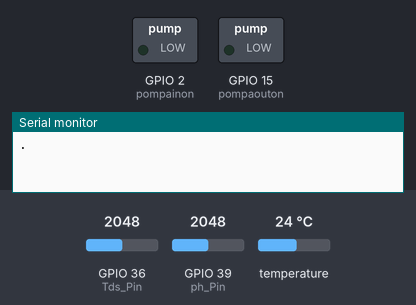
This sketch was run on a simulated ESP32. On the bench: switched loads named in the sketch (green lamp = pin HIGH), the last lines printed to the serial monitor. The inputs (shaded band) are chosen by the test bench; at power-on: temperature 24 °C, GPIO 36 (Tds_Pin) = 2048, GPIO 39 (ph_Pin) = 2048. WiFi joins after 1.5 s; servers stay silent unless stated; uploads are accepted with an empty reply; EEPROM starts erased.

Above: at 0.1 s.
At 2.7 s:
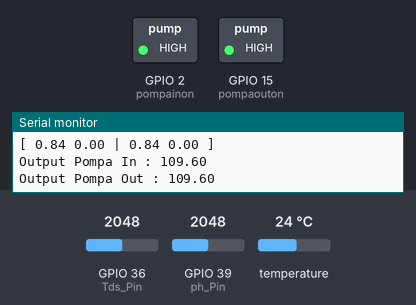
2.8 s: temperature set to 41 °C
Timing chart, 0 to 5.8 s (numbered marks = the images above; inputs shaded):
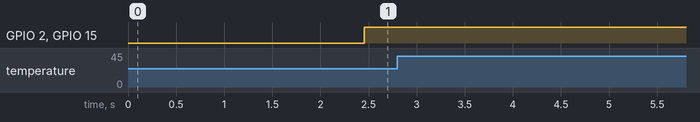

The sketch:

coba_fix.ino
```cpp
#include <Fuzzy.h>
#include <OneWire.h>
#include <HTTPClient.h>
#include <WiFi.h>
#include <EEPROM.h>
#include "DFRobot_ESP_EC.h"
#include <DallasTemperature.h>

#define ONE_WIRE_BUS 13 // this is the gpio pin 13 on esp32.
OneWire oneWire(ONE_WIRE_BUS);
DallasTemperature sensors(&oneWire);

#define Tds_Pin A0
DFRobot_ESP_EC ec;

#define ph_Pin 39
float PH_step, Po = 0;
float voltage, temperature = 25, ecValue;
int nilai_analog_PH, nilai_analog_EC;
double TeganganPh;

//pin pompa
#define pompainon 2
#define pompaouton 15

//untuk kalibrasi
float PH4 = 3.30;
float PH7 = 2.54;

const char *ssid = "V2038";
const char *password = "0tujuhkali";
const char *host = "192.168.126.237";
unsigned long previousMillis = 0;
const long interval = 1000;

float readTemperature()
{
  //add your code here to get the temperature from your temperature sensor
  sensors.requestTemperatures();
  return sensors.getTempCByIndex(0);
}

Fuzzy *fuzzy = new Fuzzy();

// fuzzy input
FuzzyInput *ph = new FuzzyInput(1);
FuzzySet *asam = new FuzzySet(0, 0, 4, 6);
FuzzySet *netral = new FuzzySet(4, 7, 7, 9);
FuzzySet *basa = new FuzzySet(8, 9, 15, 15);

FuzzyInput *temp = new FuzzyInput(2);
FuzzySet *rendah = new FuzzySet(0, 0, 11, 22);
FuzzySet *sedang = new FuzzySet(11, 22, 27, 33);
FuzzySet *tinggi = new FuzzySet(27, 33, 50, 50);

FuzzyInput *sal = new FuzzyInput(3);
FuzzySet *tawar = new FuzzySet(0, 0, 0.25, 0.5);
FuzzySet *payau = new FuzzySet(0.25, 0.5, 14, 30);
FuzzySet *asn = new FuzzySet(14, 30, 50, 50);

//fuzzy out
FuzzyOutput *pumpin = new FuzzyOutput(1);
FuzzySet *in_on = new FuzzySet(0, 0, 50, 100);
FuzzySet *in_off = new FuzzySet(50, 100, 150, 150);

FuzzyOutput *pumpout = new FuzzyOutput(2);
FuzzySet *out_on = new FuzzySet(0, 0, 50, 100);
FuzzySet *out_off = new FuzzySet(50, 100, 150, 150);

void rule()
{
  ph->addFuzzySet(asam);
  ph->addFuzzySet(netral);
  ph->addFuzzySet(basa);
  fuzzy->addFuzzyInput(ph);

  temp->addFuzzySet(rendah);
  temp->addFuzzySet(sedang);
  temp->addFuzzySet(tinggi);
  fuzzy->addFuzzyInput(temp);

  sal->addFuzzySet(tawar);
  sal->addFuzzySet(payau);
  sal->addFuzzySet(asn);
  fuzzy->addFuzzyInput(sal);

  pumpin->addFuzzySet(in_on);
  pumpin->addFuzzySet(in_off);
  fuzzy->addFuzzyOutput(pumpin);

  pumpout->addFuzzySet(out_on);
  pumpout->addFuzzySet(out_off);
  fuzzy->addFuzzyOutput(pumpout);

  //tawar
  FuzzyRuleAntecedent *tawarANDrendah1 = new FuzzyRuleAntecedent();
  tawarANDrendah1->joinWithAND(tawar, rendah);
  FuzzyRuleAntecedent *asam_1 = new FuzzyRuleAntecedent();
  asam_1->joinSingle(asam);
  FuzzyRuleAntecedent *tawar_rendahANDasam = new FuzzyRuleAntecedent();
  tawar_rendahANDasam->joinWithAND(tawarANDrendah1, asam_1);
  FuzzyRuleConsequent *then_inoff_AND_outoff1 = new FuzzyRuleConsequent();
  then_inoff_AND_outoff1->addOutput(in_off);
  then_inoff_AND_outoff1->addOutput(out_off);
  FuzzyRule *fuzzyRule1 = new FuzzyRule(1, tawar_rendahANDasam, then_inoff_AND_outoff1);
  fuzzy->addFuzzyRule(fuzzyRule1);

  FuzzyRuleAntecedent *tawarANDsedang1 = new FuzzyRuleAntecedent();
  tawarANDsedang1->joinWithAND(tawar, sedang);
  FuzzyRuleAntecedent *asam_2 = new FuzzyRuleAntecedent();
  asam_2->joinSingle(asam);
  FuzzyRuleAntecedent *tawar_sedangANDasam = new FuzzyRuleAntecedent();
  tawar_sedangANDasam->joinWithAND(tawarANDsedang1, asam_2);
  FuzzyRuleConsequent *then_inoff_AND_outoff2 = new FuzzyRuleConsequent();
  then_inoff_AND_outoff2->addOutput(in_off);
  then_inoff_AND_outoff2->addOutput(out_off);
  FuzzyRule *fuzzyRule2 = new FuzzyRule(2, tawar_sedangANDasam, then_inoff_AND_outoff2);
  fuzzy->addFuzzyRule(fuzzyRule2);

  FuzzyRuleAntecedent *tawarANDtinggi1 = new FuzzyRuleAntecedent();
  tawarANDtinggi1->joinWithAND(tawar, tinggi);
  FuzzyRuleAntecedent *asam_3 = new FuzzyRuleAntecedent();
  asam_3->joinSingle(asam);
  FuzzyRuleAntecedent *tawar_tinggiANDasam = new FuzzyRuleAntecedent();
  tawar_tinggiANDasam->joinWithAND(tawarANDtinggi1, asam_3);
  FuzzyRuleConsequent *then_inoff_AND_outoff3 = new FuzzyRuleConsequent();
  then_inoff_AND_outoff3->addOutput(in_off);
  then_inoff_AND_outoff3->addOutput(out_off);
  FuzzyRule *fuzzyRule3 = new FuzzyRule(3, tawar_tinggiANDasam, then_inoff_AND_outoff3);
  fuzzy->addFuzzyRule(fuzzyRule3);

  FuzzyRuleAntecedent *tawarANDrendah2 = new FuzzyRuleAntecedent();
  tawarANDrendah2->joinWithAND(tawar, rendah);
  FuzzyRuleAntecedent *netral_1 = new FuzzyRuleAntecedent();
  netral_1->joinSingle(netral);
  FuzzyRuleAntecedent *tawar_rendahANDnetral = new FuzzyRuleAntecedent();
  tawar_rendahANDnetral->joinWithAND(tawarANDrendah2, netral_1);
  FuzzyRuleConsequent *then_inoff_AND_outoff4 = new FuzzyRuleConsequent();
  then_inoff_AND_outoff4->addOutput(in_off);
  then_inoff_AND_outoff4->addOutput(out_off);
  FuzzyRule *fuzzyRule4 = new FuzzyRule(4, tawar_rendahANDnetral, then_inoff_AND_outoff4);
  fuzzy->addFuzzyRule(fuzzyRule4);

  FuzzyRuleAntecedent *tawarANDsedang2 = new FuzzyRuleAntecedent();
  tawarANDsedang2->joinWithAND(tawar, sedang);
  FuzzyRuleAntecedent *netral_2 = new FuzzyRuleAntecedent();
  netral_2->joinSingle(netral);
  FuzzyRuleAntecedent *tawar_sedangANDnetral = new FuzzyRuleAntecedent();
  tawar_sedangANDnetral->joinWithAND(tawarANDsedang2, netral_2);
  FuzzyRuleConsequent *then_inoff_AND_outoff5 = new FuzzyRuleConsequent();
  then_inoff_AND_outoff5->addOutput(in_off);
  then_inoff_AND_outoff5->addOutput(out_off);
  FuzzyRule *fuzzyRule5 = new FuzzyRule(5, tawar_sedangANDnetral, then_inoff_AND_outoff5);
  fuzzy->addFuzzyRule(fuzzyRule5);

  FuzzyRuleAntecedent *tawarANDtinggi2 = new FuzzyRuleAntecedent();
  tawarANDtinggi2->joinWithAND(tawar, tinggi);
  FuzzyRuleAntecedent *netral_3 = new FuzzyRuleAntecedent();
  netral_3->joinSingle(netral);
  FuzzyRuleAntecedent *tawar_tinggiANDnetral = new FuzzyRuleAntecedent();
  tawar_tinggiANDnetral->joinWithAND(tawarANDtinggi2, netral_3);
  FuzzyRuleConsequent *then_inoff_AND_outoff6 = new FuzzyRuleConsequent();
  then_inoff_AND_outoff6->addOutput(in_off);
  then_inoff_AND_outoff6->addOutput(out_off);
  FuzzyRule *fuzzyRule6 = new FuzzyRule(6, tawar_tinggiANDnetral, then_inoff_AND_outoff6);
  fuzzy->addFuzzyRule(fuzzyRule6);

  FuzzyRuleAntecedent *tawarANDrendah3 = new FuzzyRuleAntecedent();
  tawarANDrendah3->joinWithAND(tawar, rendah);
  FuzzyRuleAntecedent *basa_1 = new FuzzyRuleAntecedent();
  basa_1->joinSingle(basa);
  FuzzyRuleAntecedent *tawar_rendahANDbasa = new FuzzyRuleAntecedent();
  tawar_rendahANDbasa->joinWithAND(tawarANDrendah3, basa_1);
  FuzzyRuleConsequent *then_inoff_AND_outoff7 = new FuzzyRuleConsequent();
  then_inoff_AND_outoff7->addOutput(in_off);
  then_inoff_AND_outoff7->addOutput(out_off);
  FuzzyRule *fuzzyRule7 = new FuzzyRule(7, tawar_rendahANDbasa, then_inoff_AND_outoff7);
  fuzzy->addFuzzyRule(fuzzyRule7);

  FuzzyRuleAntecedent *tawarANDsedang3 = new FuzzyRuleAntecedent();
  tawarANDsedang3->joinWithAND(tawar, sedang);
  FuzzyRuleAntecedent *basa_2 = new FuzzyRuleAntecedent();
  basa_2->joinSingle(basa);
  FuzzyRuleAntecedent *tawar_sedangANDbasa = new FuzzyRuleAntecedent();
  tawar_sedangANDbasa->joinWithAND(tawarANDsedang3, basa_2);
  FuzzyRuleConsequent *then_inoff_AND_outoff8 = new FuzzyRuleConsequent();
  then_inoff_AND_outoff8->addOutput(in_off);
  then_inoff_AND_outoff8->addOutput(out_off);
  FuzzyRule *fuzzyRule8 = new FuzzyRule(8, tawar_sedangANDbasa, then_inoff_AND_outoff8);
  fuzzy->addFuzzyRule(fuzzyRule8);

  FuzzyRuleAntecedent *tawarANDtinggi3 = new FuzzyRuleAntecedent();
  tawarANDtinggi3->joinWithAND(tawar, tinggi);
  FuzzyRuleAntecedent *basa_3 = new FuzzyRuleAntecedent();
  basa_3->joinSingle(basa);
  FuzzyRuleAntecedent *tawar_tinggiANDbasa = new FuzzyRuleAntecedent();
  tawar_tinggiANDbasa->joinWithAND(tawarANDtinggi3, basa_3);
  FuzzyRuleConsequent *then_inoff_AND_outoff9 = new FuzzyRuleConsequent();
  then_inoff_AND_outoff9->addOutput(in_off);
  then_inoff_AND_outoff9->addOutput(out_off);
  FuzzyRule *fuzzyRule9 = new FuzzyRule(9, tawar_tinggiANDbasa, then_inoff_AND_outoff9);
  fuzzy->addFuzzyRule(fuzzyRule9);

  //payau

  FuzzyRuleAntecedent *payauANDrendah1 = new FuzzyRuleAntecedent();
  payauANDrendah1->joinWithAND(payau, rendah);
  FuzzyRuleAntecedent *asam_4 = new FuzzyRuleAntecedent();
  asam_4->joinSingle(asam);
  FuzzyRuleAntecedent *payau_rendahANDasam = new FuzzyRuleAntecedent();
  payau_rendahANDasam->joinWithAND(payauANDrendah1, asam_4);
  FuzzyRuleConsequent *then_inoff_AND_outon1 = new FuzzyRuleConsequent();
  then_inoff_AND_outon1->addOutput(in_off);
  then_inoff_AND_outon1->addOutput(out_on);
  FuzzyRule *fuzzyRule10 = new FuzzyRule(10, payau_rendahANDasam, then_inoff_AND_outon1);
  fuzzy->addFuzzyRule(fuzzyRule10);

  FuzzyRuleAntecedent *payauANDsedang1 = new FuzzyRuleAntecedent();
  payauANDsedang1->joinWithAND(payau, sedang);
  FuzzyRuleAntecedent *asam_5 = new FuzzyRuleAntecedent();
  asam_5->joinSingle(asam);
  FuzzyRuleAntecedent *payau_sedangANDasam = new FuzzyRuleAntecedent();
  payau_sedangANDasam->joinWithAND(payauANDsedang1, asam_5);
  FuzzyRuleConsequent *then_inoff_AND_outon2 = new FuzzyRuleConsequent();
  then_inoff_AND_outon2->addOutput(in_off);
  then_inoff_AND_outon2->addOutput(out_on);
  FuzzyRule *fuzzyRule11 = new FuzzyRule(11, payau_sedangANDasam, then_inoff_AND_outon2);
  fuzzy->addFuzzyRule(fuzzyRule11);

  FuzzyRuleAntecedent *payauANDtinggi1 = new FuzzyRuleAntecedent();
  payauANDtinggi1->joinWithAND(payau, tinggi);
  FuzzyRuleAntecedent *asam_6 = new FuzzyRuleAntecedent();
  asam_6->joinSingle(asam);
  FuzzyRuleAntecedent *payau_tinggiANDasam = new FuzzyRuleAntecedent();
  payau_tinggiANDasam->joinWithAND(payauANDtinggi1, asam_6);
  FuzzyRuleConsequent *then_inoff_AND_outon3 = new FuzzyRuleConsequent();
  then_inoff_AND_outon3->addOutput(in_off);
  then_inoff_AND_outon3->addOutput(out_on);
  FuzzyRule *fuzzyRule12 = new FuzzyRule(12, payau_tinggiANDasam, then_inoff_AND_outon3);
  fuzzy->addFuzzyRule(fuzzyRule12);

  FuzzyRuleAntecedent *payauANDrendah2 = new FuzzyRuleAntecedent();
  payauANDrendah2->joinWithAND(payau, rendah);
  FuzzyRuleAntecedent *netral_4 = new FuzzyRuleAntecedent();
  netral_4->joinSingle(netral);
  FuzzyRuleAntecedent *payau_rendahANDnetral = new FuzzyRuleAntecedent();
  payau_rendahANDnetral->joinWithAND(payauANDrendah2, netral_4);
  FuzzyRuleConsequent *then_inoff_AND_outon4 = new FuzzyRuleConsequent();
  then_inoff_AND_outon4->addOutput(in_off);
  then_inoff_AND_outon4->addOutput(out_on);
  FuzzyRule *fuzzyRule13 = new FuzzyRule(13, payau_rendahANDnetral, then_inoff_AND_outon4);
  fuzzy->addFuzzyRule(fuzzyRule13);

  FuzzyRuleAntecedent *payauANDsedang2 = new FuzzyRuleAntecedent();
  payauANDsedang2->joinWithAND(payau, sedang);
  FuzzyRuleAntecedent *netral_5 = new FuzzyRuleAntecedent();
  netral_5->joinSingle(netral);
  FuzzyRuleAntecedent *payau_sedangANDnetral = new FuzzyRuleAntecedent();
  payau_sedangANDnetral->joinWithAND(payauANDsedang2, netral_5);
  FuzzyRuleConsequent *then_inoff_AND_outon5 = new FuzzyRuleConsequent();
  then_inoff_AND_outon5->addOutput(in_off);
  then_inoff_AND_outon5->addOutput(out_on);
  FuzzyRule *fuzzyRule14 = new FuzzyRule(14, payau_sedangANDnetral, then_inoff_AND_outon5);
  fuzzy->addFuzzyRule(fuzzyRule14);

  FuzzyRuleAntecedent *payauANDtinggi2 = new FuzzyRuleAntecedent();
  payauANDtinggi2->joinWithAND(payau, tinggi);
  FuzzyRuleAntecedent *netral_6 = new FuzzyRuleAntecedent();
  netral_6->joinSingle(netral);
  FuzzyRuleAntecedent *payau_tinggiANDnetral = new FuzzyRuleAntecedent();
  payau_tinggiANDnetral->joinWithAND(payauANDtinggi2, netral_6);
  FuzzyRuleConsequent *then_inoff_AND_outon6 = new FuzzyRuleConsequent();
  then_inoff_AND_outon6->addOutput(in_off);
  then_inoff_AND_outon6->addOutput(out_on);
  FuzzyRule *fuzzyRule15 = new FuzzyRule(15, payau_tinggiANDnetral, then_inoff_AND_outon6);
  fuzzy->addFuzzyRule(fuzzyRule15);

  FuzzyRuleAntecedent *payauANDrendah3 = new FuzzyRuleAntecedent();
  payauANDrendah3->joinWithAND(payau, rendah);
  FuzzyRuleAntecedent *basa_4 = new FuzzyRuleAntecedent();
  basa_4->joinSingle(basa);
  FuzzyRuleAntecedent *payau_rendahANDbasa = new FuzzyRuleAntecedent();
  payau_rendahANDbasa->joinWithAND(payauANDrendah3, basa_4);
  FuzzyRuleConsequent *then_inoff_AND_outon7 = new FuzzyRuleConsequent();
  then_inoff_AND_outon7->addOutput(in_off);
  then_inoff_AND_outon7->addOutput(out_on);
  FuzzyRule *fuzzyRule16 = new FuzzyRule(16, payau_rendahANDbasa, then_inoff_AND_outon7);
  fuzzy->addFuzzyRule(fuzzyRule16);

  FuzzyRuleAntecedent *payauANDsedang3 = new FuzzyRuleAntecedent();
  payauANDsedang3->joinWithAND(payau, sedang);
  FuzzyRuleAntecedent *basa_5 = new FuzzyRuleAntecedent();
  basa_5->joinSingle(basa);
  FuzzyRuleAntecedent *payau_sedangANDbasa = new FuzzyRuleAntecedent();
  payau_sedangANDbasa->joinWithAND(payauANDsedang3, basa_5);
  FuzzyRuleConsequent *then_inoff_AND_outon8 = new FuzzyRuleConsequent();
  then_inoff_AND_outon8->addOutput(in_off);
  then_inoff_AND_outon8->addOutput(out_on);
  FuzzyRule *fuzzyRule17 = new FuzzyRule(17, payau_sedangANDbasa, then_inoff_AND_outon8);
  fuzzy->addFuzzyRule(fuzzyRule17);

  FuzzyRuleAntecedent *payauANDtinggi3 = new FuzzyRuleAntecedent();
  payauANDtinggi3->joinWithAND(payau, tinggi);
  FuzzyRuleAntecedent *basa_6 = new FuzzyRuleAntecedent();
  basa_6->joinSingle(basa);
  FuzzyRuleAntecedent *payau_tinggiANDbasa = new FuzzyRuleAntecedent();
  payau_tinggiANDbasa->joinWithAND(payauANDtinggi3, basa_6);
  FuzzyRuleConsequent *then_inoff_AND_outon9 = new FuzzyRuleConsequent();
  then_inoff_AND_outon9->addOutput(in_off);
  then_inoff_AND_outon9->addOutput(out_on);
  FuzzyRule *fuzzyRule18 = new FuzzyRule(18, payau_tinggiANDbasa, then_inoff_AND_outon9);
  fuzzy->addFuzzyRule(fuzzyRule18);

  //asin
  FuzzyRuleAntecedent *asinANDrendah1 = new FuzzyRuleAntecedent();
  asinANDrendah1->joinWithAND(asn, rendah);
  FuzzyRuleAntecedent *asam_7 = new FuzzyRuleAntecedent();
  asam_7->joinSingle(asam);
  FuzzyRuleAntecedent *asin_rendahANDasam = new FuzzyRuleAntecedent();
  asin_rendahANDasam->joinWithAND(asinANDrendah1, asam_7);
  FuzzyRuleConsequent *then_inon_AND_outon1 = new FuzzyRuleConsequent();
  then_inon_AND_outon1->addOutput(in_on);
  then_inon_AND_outon1->addOutput(out_on);
  FuzzyRule *fuzzyRule19 = new FuzzyRule(19, asin_rendahANDasam, then_inon_AND_outon1);
  fuzzy->addFuzzyRule(fuzzyRule19);

  FuzzyRuleAntecedent *asinANDsedang1 = new FuzzyRuleAntecedent();
  asinANDsedang1->joinWithAND(asn, sedang);
  FuzzyRuleAntecedent *asam_8 = new FuzzyRuleAntecedent();
  asam_8->joinSingle(asam);
  FuzzyRuleAntecedent *asin_sedangANDasam = new FuzzyRuleAntecedent();
  asin_sedangANDasam->joinWithAND(asinANDsedang1, asam_8);
  FuzzyRuleConsequent *then_inon_AND_outon2 = new FuzzyRuleConsequent();
  then_inon_AND_outon2->addOutput(in_on);
  then_inon_AND_outon2->addOutput(out_on);
  FuzzyRule *fuzzyRule20 = new FuzzyRule(20, asin_sedangANDasam, then_inon_AND_outon2);
  fuzzy->addFuzzyRule(fuzzyRule20);

  FuzzyRuleAntecedent *asinANDtinggi1 = new FuzzyRuleAntecedent();
  asinANDtinggi1->joinWithAND(asn, tinggi);
  FuzzyRuleAntecedent *asam_9 = new FuzzyRuleAntecedent();
  asam_9->joinSingle(asam);
  FuzzyRuleAntecedent *asin_tinggiANDasam = new FuzzyRuleAntecedent();
  asin_tinggiANDasam->joinWithAND(asinANDtinggi1, asam_9);
  FuzzyRuleConsequent *then_inon_AND_outon3 = new FuzzyRuleConsequent();
  then_inon_AND_outon3->addOutput(in_on);
  then_inon_AND_outon3->addOutput(out_on);
  FuzzyRule *fuzzyRule21 = new FuzzyRule(21, asin_tinggiANDasam, then_inon_AND_outon3);
  fuzzy->addFuzzyRule(fuzzyRule21);

  FuzzyRuleAntecedent *asinANDrendah2 = new FuzzyRuleAntecedent();
  asinANDrendah2->joinWithAND(asn, rendah);
  FuzzyRuleAntecedent *netral_7 = new FuzzyRuleAntecedent();
  netral_7->joinSingle(netral);
  FuzzyRuleAntecedent *asin_rendahANDnetral = new FuzzyRuleAntecedent();
  asin_rendahANDnetral->joinWithAND(asinANDrendah2, netral_7);
  FuzzyRuleConsequent *then_inon_AND_outon4 = new FuzzyRuleConsequent();
  then_inon_AND_outon4->addOutput(in_on);
  then_inon_AND_outon4->addOutput(out_on);
  FuzzyRule *fuzzyRule22 = new FuzzyRule(22, asin_rendahANDnetral, then_inon_AND_outon4);
  fuzzy->addFuzzyRule(fuzzyRule22);

  FuzzyRuleAntecedent *asinANDsedang2 = new FuzzyRuleAntecedent();
  asinANDsedang2->joinWithAND(asn, sedang);
  FuzzyRuleAntecedent *netral_8 = new FuzzyRuleAntecedent();
  netral_8->joinSingle(netral);
  FuzzyRuleAntecedent *asin_sedangANDnetral = new FuzzyRuleAntecedent();
  asin_sedangANDnetral->joinWithAND(asinANDsedang2, netral_8);
  FuzzyRuleConsequent *then_inon_AND_outon5 = new FuzzyRuleConsequent();
  then_inon_AND_outon5->addOutput(in_on);
  then_inon_AND_outon5->addOutput(out_on);
  FuzzyRule *fuzzyRule23 = new FuzzyRule(23, asin_sedangANDnetral, then_inon_AND_outon5);
  fuzzy->addFuzzyRule(fuzzyRule23);

  FuzzyRuleAntecedent *asinANDtinggi2 = new FuzzyRuleAntecedent();
  asinANDtinggi2->joinWithAND(asn, tinggi);
  FuzzyRuleAntecedent *netral_9 = new FuzzyRuleAntecedent();
  netral_9->joinSingle(netral);
  FuzzyRuleAntecedent *asin_tinggiANDnetral = new FuzzyRuleAntecedent();
  asin_tinggiANDnetral->joinWithAND(asinANDtinggi2, netral_9);
  FuzzyRuleConsequent *then_inon_AND_outon6 = new FuzzyRuleConsequent();
  then_inon_AND_outon6->addOutput(in_on);
  then_inon_AND_outon6->addOutput(out_on);
  FuzzyRule *fuzzyRule24 = new FuzzyRule(24, asin_tinggiANDnetral, then_inon_AND_outon6);
  fuzzy->addFuzzyRule(fuzzyRule24);

  FuzzyRuleAntecedent *asinANDrendah3 = new FuzzyRuleAntecedent();
  asinANDrendah3->joinWithAND(asn, rendah);
  FuzzyRuleAntecedent *basa_7 = new FuzzyRuleAntecedent();
  basa_7->joinSingle(basa);
  FuzzyRuleAntecedent *asin_rendahANDbasa = new FuzzyRuleAntecedent();
  asin_rendahANDbasa->joinWithAND(asinANDrendah3, basa_7);
  FuzzyRuleConsequent *then_inon_AND_outon7 = new FuzzyRuleConsequent();
  then_inon_AND_outon7->addOutput(in_on);
  then_inon_AND_outon7->addOutput(out_on);
  FuzzyRule *fuzzyRule25 = new FuzzyRule(25, asin_rendahANDbasa, then_inon_AND_outon7);
  fuzzy->addFuzzyRule(fuzzyRule25);

  FuzzyRuleAntecedent *asinANDsedang3 = new FuzzyRuleAntecedent();
  asinANDsedang3->joinWithAND(asn, sedang);
  FuzzyRuleAntecedent *basa_8 = new FuzzyRuleAntecedent();
  basa_8->joinSingle(basa);
  FuzzyRuleAntecedent *asin_sedangANDbasa = new FuzzyRuleAntecedent();
  asin_sedangANDbasa->joinWithAND(asinANDsedang3, basa_8);
  FuzzyRuleConsequent *then_inon_AND_outon8 = new FuzzyRuleConsequent();
  then_inon_AND_outon8->addOutput(in_on);
  then_inon_AND_outon8->addOutput(out_on);
  FuzzyRule *fuzzyRule26 = new FuzzyRule(26, asin_sedangANDbasa, then_inon_AND_outon8);
  fuzzy->addFuzzyRule(fuzzyRule26);

  FuzzyRuleAntecedent *asinANDtinggi3 = new FuzzyRuleAntecedent();
  asinANDtinggi3->joinWithAND(asn, tinggi);
  FuzzyRuleAntecedent *basa_9 = new FuzzyRuleAntecedent();
  basa_9->joinSingle(basa);
  FuzzyRuleAntecedent *asin_tinggiANDbasa = new FuzzyRuleAntecedent();
  asin_tinggiANDbasa->joinWithAND(asinANDtinggi3, basa_9);
  FuzzyRuleConsequent *then_inon_AND_outon9 = new FuzzyRuleConsequent();
  then_inon_AND_outon9->addOutput(in_on);
  then_inon_AND_outon9->addOutput(out_on);
  FuzzyRule *fuzzyRule27 = new FuzzyRule(27, asin_tinggiANDbasa, then_inon_AND_outon9);
  fuzzy->addFuzzyRule(fuzzyRule27);
}

void setup()
{
  Serial.begin(9600);
  EEPROM.begin(32); //needed EEPROM.begin to store calibration k in eeprom
  pinMode(Tds_Pin, INPUT);
  pinMode(ph_Pin, INPUT);
  pinMode(pompainon, OUTPUT);
  pinMode(pompaouton, OUTPUT);
  sensors.begin();
  ec.begin();
  rule();

  //setting koneksi wifi
  WiFi.begin(ssid, password);

  //cek koneksi wifi
  while (WiFi.status() != WL_CONNECTED)
  {
    //terus mencoba koneksi
    Serial.print(".");
    delay(500);
  }
  Serial.println();
  Serial.println("Wifi Terhubung");
}

void loop()
{
  unsigned long currentMillis = millis();

  if (currentMillis - previousMillis >= interval)
  {
    // save the last time you blinked the LED
    previousMillis = currentMillis;
    MainFunction();
  }
}

void MainFunction()
{
  nilai_analog_PH = analogRead(ph_Pin);        // membaca analog ph
  TeganganPh = 3.3 / 4096.0 * nilai_analog_PH; // tegangan/pulse*analog ph
  PH_step = (PH4 - PH7) / 3;                   // pulse 4 - pulse 7 / 3
  Po = 7.00 + ((PH7 - TeganganPh) / PH_step);  //Po = 7.00 + ((teganganPh7 - TeganganPh) / PhStep);
  Serial.print("Nilai PH : ");
  Serial.println(Po, 2); // cetak nilai ph

  temperature = readTemperature(); // membaca temperatur
  Serial.print("temperature : ");
  Serial.println(temperature, 1); // cetak nilai temperatur

  nilai_analog_EC = analogRead(Tds_Pin);             // membaca analog tds
  ecValue = ec.readEC(nilai_analog_EC, temperature); // konversi analog ke ec
  Serial.print("EC:");
  Serial.print(ecValue, 1); // cetak nilai tds
  Serial.println(" ");

  //=====fuzzy=====
  float input1 = Po;
  float input2 = temperature;
  float input3 = ecValue;
  fuzzy->setInput(1, input1);
  fuzzy->setInput(2, input2);
  fuzzy->setInput(2, input3);
  fuzzy->fuzzify();
  // defuzzifikasi
  float output1 = fuzzy->defuzzify(1);
  float output2 = fuzzy->defuzzify(2);
  // Printing something
  Serial.print("Input");
  Serial.print("\n[ ph | temperatur | salinitas]: ");
  Serial.print("\n[ ");
  Serial.print(input1);
  Serial.print(" | ");
  Serial.print(input2);
  Serial.print(" | ");
  Serial.print(input3);
  Serial.print(" ]");
  Serial.print("\nOutput");
  Serial.print("\n[ Pompa In | Pompa Out ] ");
  Serial.print("\n[ Off | On | Off | On ]");
  Serial.print("\n[ ");
  Serial.print(in_off->getPertinence());
  Serial.print(" ");
  Serial.print(in_on->getPertinence());
  Serial.print(" | ");
  Serial.print(out_off->getPertinence());
  Serial.print(" ");
  Serial.print(out_on->getPertinence());
  Serial.print(" ] ");
  Serial.println();
  Serial.print("\nOutput Pompa In : ");
  Serial.print(output1);
  Serial.print("\nOutput Pompa Out : ");
  Serial.print(output2);
  if (output1 >= 100)
  {
    digitalWrite(pompainon, HIGH);
  }
  else if (output1 < 100)
  {
    digitalWrite(pompainon, LOW);
  }

  if (output2 >= 100)
  {
    digitalWrite(pompaouton, HIGH);
  }
  else if (output2 < 100)
  {
    digitalWrite(pompaouton, LOW);
  }

  WiFiClient client;
  if (!client.connect(host, 80))
  {
    Serial.println("Koneksi Gagal");
    return;
  }
  Serial.println("\n\n");

  //proses pengiriman data ke server
  String Link;
  HTTPClient http;
  Link = "http://" + String(host) + "/vanamei/kirimdata.php?ph=" + String(Po) + "&ppm=" + String(ecValue) + "&temp=" + String(temperature);
  //eksekusi link
  http.begin(Link);
  // mode GET
  http.GET();

  String respon = http.getString();
  Serial.println(respon);
  http.end();
}
```
